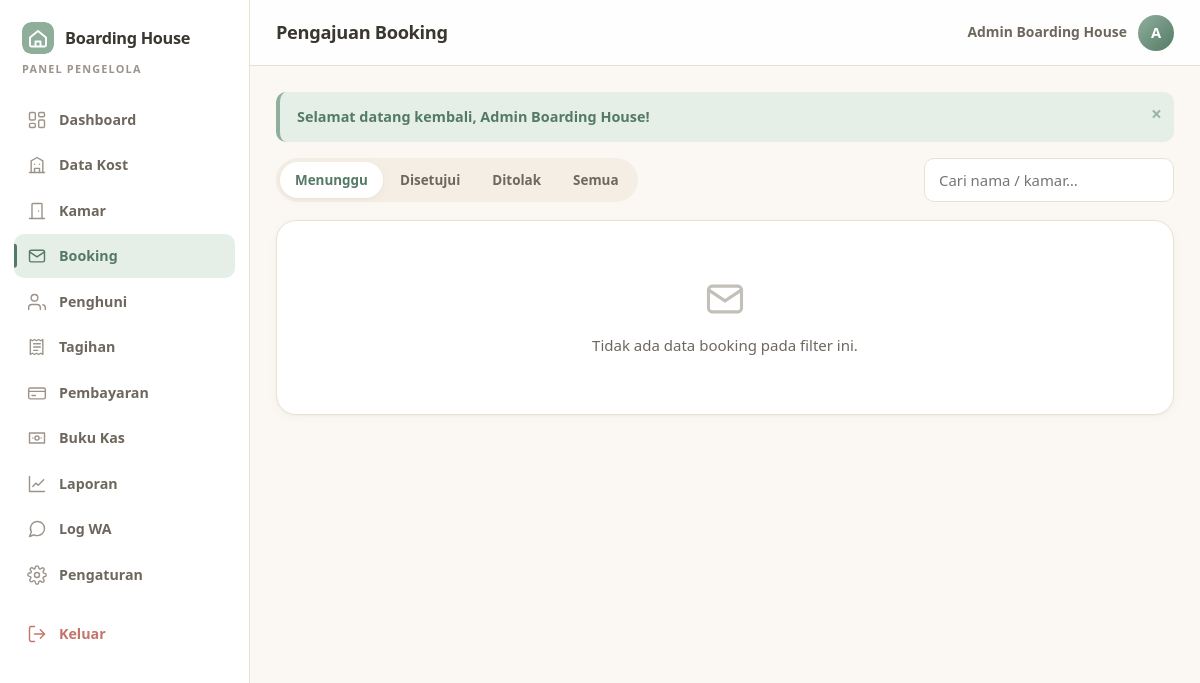
The page /admin/booking.php (signed in) on the database its author committed.
### tables this page shows
CREATE TABLE `users` (
  `id`         INT UNSIGNED NOT NULL AUTO_INCREMENT,
  `nama`       VARCHAR(100) NOT NULL,
  `no_hp`      VARCHAR(20)  NOT NULL COMMENT 'format 62xxxxxxxxxx - dipakai untuk login & WA',
  `email`      VARCHAR(120) DEFAULT NULL,
  `password`   VARCHAR(255) NOT NULL,
  `no_ktp`     VARCHAR(30)  DEFAULT NULL,
  `alamat`     TEXT         DEFAULT NULL,
  `role`       ENUM('admin','user') NOT NULL DEFAULT 'user',
  `status`     ENUM('aktif','nonaktif') NOT NULL DEFAULT 'aktif',
  `created_at` DATETIME NOT NULL DEFAULT CURRENT_TIMESTAMP,
  PRIMARY KEY (`id`),
  UNIQUE KEY `uq_users_hp` (`no_hp`),
  UNIQUE KEY `uq_users_email` (`email`)
);

### app/db.php (called while the page is built, shortened)
<?php
function db(): PDO
{
    static $pdo = null;
    if ($pdo instanceof PDO) {
        return $pdo;
    }
    $dsn = 'mysql:host=' . DB_HOST . ';dbname=' . DB_NAME . ';charset=utf8mb4';
    try {
        $pdo = new PDO($dsn, DB_USER, DB_PASS, [
            PDO::ATTR_ERRMODE            => PDO::ERRMODE_EXCEPTION,
            PDO::ATTR_DEFAULT_FETCH_MODE => PDO::FETCH_ASSOC,
            PDO::ATTR_EMULATE_PREPARES   => false,
        ]);
    } catch (PDOException $e) {
        http_response_code(500);
        exit(APP_DEBUG
            ? 'Koneksi database gagal: ' . $e->getMessage()
            : 'Koneksi database gagal. Hubungi administrator.');
    }
    return $pdo;
}
function q(string $sql, array $params = []): PDOStatement
{
    $st = db()->prepare($sql);
    $st->execute($params);
    return $st;
}
function one(string $sql, array $params = []): ?array
{
    $row = q($sql, $params)->fetch();
    return $row === false ? null : $row;
}
function all(string $sql, array $params = []): array
{
    return q($sql, $params)->fetchAll();
}
function setting(string $key, string $default = ''): string
{
    static $cache = null;
    if ($cache === null) {
        $cache = [];
        foreach (all('SELECT k, v FROM pengaturan') as $r) {
            $cache[$r['k']] = (string) $r['v'];
        }
    }
    return $cache[$key] ?? $default;
}

### app/auth.php (called while the page is built, shortened)
<?php
function is_login(): bool
{
    return !empty($_SESSION['uid']);
}
function current_user(): ?array
{
    static $u = null;
    if ($u !== null) return $u;
    $u = one('SELECT * FROM users WHERE id = ? LIMIT 1', [$_SESSION['uid']]);
    return $u;
}
function require_login(): array
{
    $u = current_user();
    return $u;
}
function require_admin(): array
{
    $u = require_login();
    return $u;
}

### app/jobs.php (called while the page is built, shortened)
<?php
function maybe_run_daily(): void
{
    $last = setting('last_daily_run');
}

### app/bootstrap.php (called while the page is built, shortened)
<?php
require_once __DIR__ . '/db.php';
require_once __DIR__ . '/helpers.php';
require_once __DIR__ . '/auth.php';
require_once __DIR__ . '/jobs.php';
require_once __DIR__ . '/kas.php';
require_once __DIR__ . '/icons.php';
require_once __DIR__ . '/layout.php';
if (!defined('SKIP_DAILY_JOB')) {
    maybe_run_daily();
}

### app/layout.php (the view, shortened to what this page needs)
<?php
function nav_menu(string $area): array
{
    if ($area === 'admin') {
        $perluBooking = (int) scalar('SELECT COUNT(*) FROM booking WHERE status = "pending"', [], 0);
        $perluBayar   = (int) scalar('SELECT COUNT(*) FROM pembayaran WHERE status = "pending"', [], 0);
        return [
            ['admin/index.php',      'Dashboard',  'dashboard',  'dashboard',  0],
            ['admin/kost.php',       'Data Kost',  'kost',       'kost',       0],
            ['admin/kamar.php',      'Kamar',      'kamar',      'kamar',      0],
            ['admin/booking.php',    'Booking',    'booking',    'booking',    $perluBooking],
            ['admin/penghuni.php',   'Penghuni',   'penghuni',   'penghuni',   0],
            ['admin/tagihan.php',    'Tagihan',    'tagihan',    'tagihan',    0],
            ['admin/pembayaran.php', 'Pembayaran', 'pembayaran', 'pembayaran', $perluBayar],
            ['admin/kas.php',        'Buku Kas',   'kas',        'kas',        0],
            ['admin/laporan.php',    'Laporan',    'laporan',    'laporan',    0],
            ['admin/wa_log.php',     'Log WA',     'wa',         'wa',         0],
            ['admin/pengaturan.php', 'Pengaturan', 'pengaturan', 'pengaturan', 0],
        ];
    }
    return [
        ['user/index.php',   'Beranda',       'dashboard', 'dashboard', 0],
        ['index.php',        'Katalog Kamar', 'katalog',   'katalog',   0],
        ['user/booking.php', 'Booking Saya',  'booking',   'booking',   0],
        ['user/tagihan.php', 'Tagihan',       'tagihan',   'tagihan',   0],
        ['user/profil.php',  'Profil',        'profil',    'profil',    0],
    ];
}
function layout_head(string $title, string $area = 'public', string $active = ''): void
{
    $u        = current_user();
    $namaKost = setting('nama_kost', APP_NAME);
    ?><!DOCTYPE html>
<html lang="id">
<head>
<link rel="stylesheet" href="<?= asset('assets/css/style.css') ?>">
</head>
<body class="area-<?= e($area) ?>">
<?php if ($area === 'public'): ?>
<header class="topbar">
  <div class="container topbar-in">
    <a class="brand" href="<?= url('index.php') ?>"><?= logo_mark(34) ?><span><?= e($namaKost) ?></span></a>
    <nav class="topnav" aria-label="Navigasi utama">
      <a href="<?= url('index.php') ?>">Katalog</a>
      <a href="<?= url('index.php#cabang') ?>">Cabang</a>
      <?php if ($u && $u['role'] === 'admin'): ?>
        <a href="<?= url('admin/index.php') ?>">Dashboard</a>
        <a class="btn btn-sm btn-soft" href="<?= url('logout.php') ?>">Keluar</a>
      <?php elseif ($u): ?>
        <a href="<?= url('user/index.php') ?>">Akun Saya</a>
        <a class="btn btn-sm btn-soft" href="<?= url('logout.php') ?>">Keluar</a>
      <?php else: ?>
        <a href="<?= url('login.php') ?>">Masuk</a>
        <a class="btn btn-sm" href="<?= url('register.php') ?>">Daftar Gratis</a>
      <?php endif; ?>
    </nav>
  </div>
</header>
<main class="container page" id="konten">
<?= render_flash() ?>
<?php else: ?>
<div class="shell">
  <aside class="sidebar" id="sidebar" aria-label="Menu <?= $area === 'admin' ? 'pengelola' : 'penyewa' ?>">
    <a class="brand" href="<?= url($area === 'admin' ? 'admin/index.php' : 'user/index.php') ?>">
      <?= logo_mark(32) ?><span><?= e($namaKost) ?></span>
    </a>
    <div class="side-role"><?= $area === 'admin' ? 'Panel Pengelola' : 'Akun Penyewa' ?></div>
    <nav class="sidenav">
      <?php foreach (nav_menu($area) as [$href, $label, $ico, $key, $badge]): ?>
        <a href="<?= url($href) ?>" class="<?= $active === $key ? 'on' : '' ?>"
           <?= $active === $key ? 'aria-current="page"' : '' ?>>
          <?= icon($ico) ?><span><?= e($label) ?></span>
        </a>
      <?php endforeach; ?>
      <a href="<?= url('logout.php') ?>" class="danger"><?= icon('keluar') ?><span>Keluar</span></a>
    </nav>
  </aside>
  <div class="main">
    <header class="mainbar">
      <h1><?= e($title) ?></h1>
      <div class="who">
        <span class="who-name"><?= e($u['nama'] ?? '') ?></span>
        <span class="avatar" aria-hidden="true"><?= e(mb_strtoupper(mb_substr($u['nama'] ?? '?', 0, 1))) ?></span>
      </div>
    </header>
    <div class="content" id="konten">
    <?= render_flash() ?>
<?php endif; ?>
<?php
}
    ?>
<?php
function layout_foot(string $area = 'public'): void
{
    if ($area === 'public') { ?>
</main>
<footer class="footer">
  <div class="container footer-in">
    <div>
      <div class="brand footer-brand"><?= logo_mark(30) ?><span><?= e(setting('nama_kost', APP_NAME)) ?></span></div>
      <p class="small muted"><?= e(setting('tagline')) ?></p>
    </div>
    <div class="small muted">
      <div><?= icon('lokasi', 15) ?> <?= e(setting('alamat')) ?></div>
      <div><?= icon('wa', 15) ?> <a href="https://wa.me/<?= e(setting('wa_admin')) ?>"><?= e(setting('wa_admin')) ?></a></div>
    </div>
    <div class="small muted">
      <a href="<?= url('index.php') ?>">Katalog kamar</a><br>
      <a href="<?= url('login.php') ?>">Masuk</a> &middot;
      <a href="<?= url('register.php') ?>">Daftar</a>
    </div>
  </div>
  <div class="container footer-bawah small muted">
    &copy; <?= date('Y') ?> <?= e(setting('nama_kost', APP_NAME)) ?>. Seluruh hak cipta dilindungi.
  </div>
</footer>
<?php } else { ?>
    </div>
  </div>
</div>
<?php }
    if ($area !== 'admin') helpdesk_widget(); ?>
</body>
</html>
<?php
}

### assets/css/style.css (style rules this page uses)
:root { --cream:#FBF8F3; --cream-2:#F4EEE5; --cream-3:#EBE3D6; --card:#FFFFFF; --sage:#8FAF9B; --sage-d:#547A66; --sage-l:#E5EFE8; --sage-xl:#F2F8F4; --terra:#DE9C82; --terra-d:#A85F42; --terra-l:#FBEDE6; --mist:#9DBBCC; --mist-d:#3F7391; --mist-l:#E9F1F6; --butter:#EFCE8B; --butter-d:#8A6410; --butter-l:#FCF4E2; --ink:#3A3630; --ink-2:#6E675E; --ink-3:#9C948A; --line:#E9E1D5; --line-2:#D9CFC0; --danger:#C4746A; --danger-d:#94473D; --danger-l:#FAEAE7; --wa:#25D366; --wa-d:#1BA34F; --r-lg:20px; --r:14px; --r-sm:10px; --r-xs:8px; --r-pill:100px; --sh-1:0 1px 2px rgba(112,94,72,.04), 0 2px 8px rgba(112,94,72,.05); --sh-2:0 4px 12px rgba(112,94,72,.08), 0 10px 24px rgba(112,94,72,.06); --sh-3:0 10px 22px rgba(112,94,72,.11), 0 22px 48px rgba(112,94,72,.10); --ring:0 0 0 3px var(--sage-l); --ring-focus:0 0 0 3px rgba(84,122,102,.35); --ease:cubic-bezier(.22,1,.36,1); --ease-back:cubic-bezier(.34,1.4,.64,1); --font:'Segoe UI',Nunito,-apple-system,BlinkMacSystemFont,Roboto,Helvetica,Arial,sans-serif; --mono:'Cascadia Mono','Consolas','SF Mono',monospace; }
* { box-sizing:border-box;margin:0;padding:0 }
html { scroll-behavior:smooth;-webkit-text-size-adjust:100% }
body { font-family:var(--font);background:var(--cream);color:var(--ink); font-size:15px;line-height:1.65;-webkit-font-smoothing:antialiased;overflow-x:hidden }
a { color:var(--sage-d);text-decoration:none;transition:color .2s var(--ease) }
h1,h2,h3,h4 { line-height:1.28;font-weight:800;color:var(--ink);letter-spacing:-.018em;text-wrap:balance }
h1 { font-size:1.6rem }
.brand { display:flex;align-items:center;gap:11px;font-weight:800;font-size:1.06rem; color:var(--ink);letter-spacing:-.02em;min-width:0 }
.brand span { white-space:nowrap;overflow:hidden;text-overflow:ellipsis }
.shell { display:flex;min-height:100vh }
.sidebar { width:250px;flex-shrink:0;background:var(--card);border-right:1px solid var(--line); padding:22px 14px;position:fixed;top:0;bottom:0;left:0;overflow-y:auto;z-index:70; transition:transform .3s var(--ease) }
.sidebar .brand { padding:0 8px 6px;font-size:1.02rem }
.side-role { font-size:.68rem;text-transform:uppercase;letter-spacing:.11em;color:var(--ink-3); padding:0 8px 20px;font-weight:800 }
.sidenav { display:flex;flex-direction:column;gap:2px }
.sidenav a { position:relative;display:flex;align-items:center;gap:12px;padding:10px 13px;border-radius:var(--r-sm); color:var(--ink-2);font-weight:600;font-size:.89rem; transition:background .22s var(--ease),color .22s var(--ease) }
.sidenav a>span { flex:1;min-width:0 }
.sidenav a::before { content:'';position:absolute;left:0;top:50%;width:3px;height:0;border-radius:0 3px 3px 0; background:var(--sage-d);transform:translateY(-50%);transition:height .28s var(--ease) }
.sidenav a.on { background:var(--sage-l);color:var(--sage-d);font-weight:800 }
.sidenav a.on::before { height:56% }
.sidenav a.danger { margin-top:14px;color:var(--danger) }
.main { flex:1;margin-left:250px;min-width:0 }
.mainbar { background:rgba(255,255,255,.86);backdrop-filter:blur(14px);-webkit-backdrop-filter:blur(14px); border-bottom:1px solid var(--line);height:66px;display:flex;align-items:center;gap:14px; padding:0 26px;position:sticky;top:0;z-index:50 }
.mainbar h1 { flex:1;font-size:1.14rem;min-width:0;overflow:hidden;text-overflow:ellipsis;white-space:nowrap }
.who { display:flex;align-items:center;gap:11px }
.who-name { font-size:.87rem;font-weight:700;color:var(--ink-2) }
.avatar { width:36px;height:36px;border-radius:50%;color:#fff;display:flex;align-items:center;justify-content:center; font-weight:800;font-size:.92rem;background:linear-gradient(135deg,var(--sage),var(--sage-d)); transition:transform .35s var(--ease-back);flex-shrink:0 }
.content { padding:26px;animation:fadeUp .4s var(--ease) both }

### rows shown on the page
users: role "admin" (drawn), nama "Admin Boarding House", nama "A"

### other values the page prints
$namaKost "Boarding House"
$label "Dashboard"
$label "Data Kost"
$label "Kamar"
$label "Booking"
$label "Penghuni"
$label "Tagihan"
$label "Pembayaran"
$label "Buku Kas"
$label "Laporan"
$label "Log WA"
$label "Pengaturan"
$title "Pengajuan Booking"
$f['msg'] "Selamat datang kembali, Admin Boarding House!"
$v "Menunggu"
